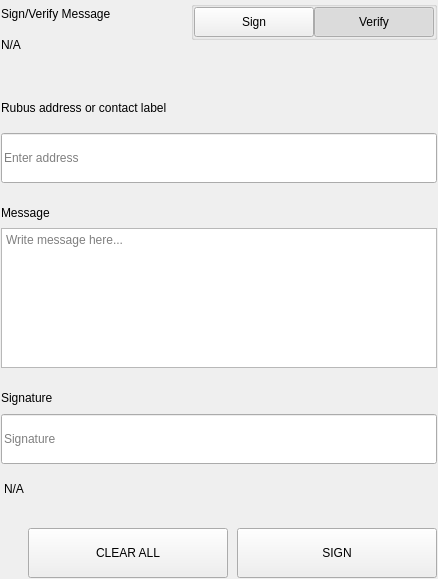
<?xml version="1.0" encoding="UTF-8"?>
<ui version="4.0">
 <class>SettingsSignMessageWidgets</class>
 <widget class="QWidget" name="SettingsSignMessageWidgets">
  <property name="geometry">
   <rect>
    <x>0</x>
    <y>0</y>
    <width>438</width>
    <height>579</height>
   </rect>
  </property>
  <property name="windowTitle">
   <string>Form</string>
  </property>
  <layout class="QVBoxLayout" name="verticalLayout">
   <property name="spacing">
    <number>0</number>
   </property>
   <property name="leftMargin">
    <number>0</number>
   </property>
   <property name="topMargin">
    <number>0</number>
   </property>
   <property name="rightMargin">
    <number>0</number>
   </property>
   <property name="bottomMargin">
    <number>0</number>
   </property>
   <item>
    <widget class="QWidget" name="left" native="true">
     <layout class="QVBoxLayout" name="verticalLayout_3">
      <property name="leftMargin">
       <number>0</number>
      </property>
      <property name="topMargin">
       <number>0</number>
      </property>
      <property name="rightMargin">
       <number>0</number>
      </property>
      <property name="bottomMargin">
       <number>0</number>
      </property>
      <item>
       <widget class="QWidget" name="container_sign" native="true">
        <layout class="QVBoxLayout" name="verticalLayout_2">
         <property name="spacing">
          <number>0</number>
         </property>
         <property name="leftMargin">
          <number>1</number>
         </property>
         <property name="topMargin">
          <number>1</number>
         </property>
         <property name="rightMargin">
          <number>1</number>
         </property>
         <property name="bottomMargin">
          <number>1</number>
         </property>
         <item>
          <layout class="QHBoxLayout" name="horizontalLayout_3" stretch="3,1">
           <property name="spacing">
            <number>40</number>
           </property>
           <item>
            <layout class="QVBoxLayout" name="verticalLayoutTitle">
             <property name="spacing">
              <number>5</number>
             </property>
             <item>
              <widget class="QLabel" name="labelTitle">
               <property name="text">
                <string>Sign/Verify Message</string>
               </property>
              </widget>
             </item>
             <item>
              <widget class="QLabel" name="labelSubtitle1">
               <property name="text">
                <string notr="true">N/A</string>
               </property>
               <property name="wordWrap">
                <bool>true</bool>
               </property>
              </widget>
             </item>
            </layout>
           </item>
           <item alignment="Qt::AlignRight|Qt::AlignTop">
            <widget class="QWidget" name="containerSwitch" native="true">
             <property name="styleSheet">
              <string notr="true">#containerSwitch{
	padding-top:9px;
}</string>
             </property>
             <layout class="QVBoxLayout" name="verticalLayout_6">
              <property name="spacing">
               <number>4</number>
              </property>
              <property name="leftMargin">
               <number>0</number>
              </property>
              <property name="topMargin">
               <number>0</number>
              </property>
              <property name="rightMargin">
               <number>0</number>
              </property>
              <property name="bottomMargin">
               <number>0</number>
              </property>
              <item alignment="Qt::AlignRight">
               <widget class="QGroupBox" name="groupBox">
                <property name="sizePolicy">
                 <sizepolicy hsizetype="Fixed" vsizetype="Preferred">
                  <horstretch>0</horstretch>
                  <verstretch>0</verstretch>
                 </sizepolicy>
                </property>
                <property name="title">
                 <string/>
                </property>
                <property name="alignment">
                 <set>Qt::AlignRight|Qt::AlignTop|Qt::AlignTrailing</set>
                </property>
                <layout class="QHBoxLayout" name="horizontalLayout_4">
                 <property name="spacing">
                  <number>0</number>
                 </property>
                 <property name="leftMargin">
                  <number>0</number>
                 </property>
                 <property name="topMargin">
                  <number>0</number>
                 </property>
                 <property name="rightMargin">
                  <number>0</number>
                 </property>
                 <property name="bottomMargin">
                  <number>0</number>
                 </property>
                 <item>
                  <widget class="QPushButton" name="pushSign">
                   <property name="minimumSize">
                    <size>
                     <width>120</width>
                     <height>30</height>
                    </size>
                   </property>
                   <property name="maximumSize">
                    <size>
                     <width>120</width>
                     <height>30</height>
                    </size>
                   </property>
                   <property name="focusPolicy">
                    <enum>Qt::NoFocus</enum>
                   </property>
                   <property name="text">
                    <string>Sign</string>
                   </property>
                   <property name="checkable">
                    <bool>true</bool>
                   </property>
                   <property name="autoExclusive">
                    <bool>true</bool>
                   </property>
                  </widget>
                 </item>
                 <item>
                  <widget class="QPushButton" name="pushVerify">
                   <property name="minimumSize">
                    <size>
                     <width>120</width>
                     <height>30</height>
                    </size>
                   </property>
                   <property name="maximumSize">
                    <size>
                     <width>120</width>
                     <height>30</height>
                    </size>
                   </property>
                   <property name="focusPolicy">
                    <enum>Qt::NoFocus</enum>
                   </property>
                   <property name="text">
                    <string>Verify</string>
                   </property>
                   <property name="checkable">
                    <bool>true</bool>
                   </property>
                   <property name="checked">
                    <bool>true</bool>
                   </property>
                   <property name="autoExclusive">
                    <bool>true</bool>
                   </property>
                  </widget>
                 </item>
                </layout>
               </widget>
              </item>
              <item alignment="Qt::AlignHCenter|Qt::AlignTop">
               <widget class="QLabel" name="labelSubtitleSwitch">
                <property name="text">
                 <string/>
                </property>
                <property name="alignment">
                 <set>Qt::AlignRight|Qt::AlignTrailing|Qt::AlignVCenter</set>
                </property>
               </widget>
              </item>
             </layout>
            </widget>
           </item>
          </layout>
         </item>
         <item>
          <spacer name="verticalSpacer_2">
           <property name="orientation">
            <enum>Qt::Vertical</enum>
           </property>
           <property name="sizeType">
            <enum>QSizePolicy::Fixed</enum>
           </property>
           <property name="sizeHint" stdset="0">
            <size>
             <width>20</width>
             <height>40</height>
            </size>
           </property>
          </spacer>
         </item>
         <item>
          <widget class="QWidget" name="containerAddress" native="true">
           <property name="sizePolicy">
            <sizepolicy hsizetype="Preferred" vsizetype="Fixed">
             <horstretch>0</horstretch>
             <verstretch>0</verstretch>
            </sizepolicy>
           </property>
           <layout class="QVBoxLayout" name="verticalLayout_5" stretch="0,0">
            <property name="spacing">
             <number>15</number>
            </property>
            <property name="leftMargin">
             <number>0</number>
            </property>
            <property name="topMargin">
             <number>0</number>
            </property>
            <property name="rightMargin">
             <number>0</number>
            </property>
            <property name="bottomMargin">
             <number>0</number>
            </property>
            <item>
             <widget class="QLabel" name="labelSubtitleAddress">
              <property name="minimumSize">
               <size>
                <width>0</width>
                <height>20</height>
               </size>
              </property>
              <property name="maximumSize">
               <size>
                <width>16777215</width>
                <height>20</height>
               </size>
              </property>
              <property name="text">
               <string>Rubus address or contact label</string>
              </property>
             </widget>
            </item>
            <item>
             <widget class="QLineEdit" name="addressIn_SM">
              <property name="minimumSize">
               <size>
                <width>0</width>
                <height>50</height>
               </size>
              </property>
              <property name="maximumSize">
               <size>
                <width>16777215</width>
                <height>50</height>
               </size>
              </property>
              <property name="placeholderText">
               <string>Enter address</string>
              </property>
             </widget>
            </item>
           </layout>
          </widget>
         </item>
         <item>
          <spacer name="verticalSpacer_3">
           <property name="orientation">
            <enum>Qt::Vertical</enum>
           </property>
           <property name="sizeType">
            <enum>QSizePolicy::Fixed</enum>
           </property>
           <property name="sizeHint" stdset="0">
            <size>
             <width>20</width>
             <height>20</height>
            </size>
           </property>
          </spacer>
         </item>
         <item>
          <layout class="QVBoxLayout" name="verticalLayout_9">
           <property name="spacing">
            <number>5</number>
           </property>
           <item>
            <widget class="QLabel" name="labelSubtitleMessage">
             <property name="minimumSize">
              <size>
               <width>0</width>
               <height>20</height>
              </size>
             </property>
             <property name="maximumSize">
              <size>
               <width>16777215</width>
               <height>20</height>
              </size>
             </property>
             <property name="text">
              <string>Message</string>
             </property>
            </widget>
           </item>
           <item>
            <widget class="QPlainTextEdit" name="messageIn_SM">
             <property name="minimumSize">
              <size>
               <width>0</width>
               <height>140</height>
              </size>
             </property>
             <property name="maximumSize">
              <size>
               <width>16777215</width>
               <height>140</height>
              </size>
             </property>
             <property name="placeholderText">
              <string>Write message here...</string>
             </property>
            </widget>
           </item>
          </layout>
         </item>
         <item>
          <spacer name="verticalSpacer_4">
           <property name="orientation">
            <enum>Qt::Vertical</enum>
           </property>
           <property name="sizeType">
            <enum>QSizePolicy::Fixed</enum>
           </property>
           <property name="sizeHint" stdset="0">
            <size>
             <width>20</width>
             <height>20</height>
            </size>
           </property>
          </spacer>
         </item>
         <item>
          <widget class="QWidget" name="widget" native="true">
           <property name="minimumSize">
            <size>
             <width>0</width>
             <height>75</height>
            </size>
           </property>
           <property name="maximumSize">
            <size>
             <width>16777215</width>
             <height>16777215</height>
            </size>
           </property>
           <layout class="QVBoxLayout" name="verticalLayout_4">
            <property name="leftMargin">
             <number>0</number>
            </property>
            <property name="topMargin">
             <number>0</number>
            </property>
            <property name="rightMargin">
             <number>0</number>
            </property>
            <property name="bottomMargin">
             <number>0</number>
            </property>
            <item>
             <widget class="QLabel" name="labelSubtitleSignature">
              <property name="minimumSize">
               <size>
                <width>0</width>
                <height>20</height>
               </size>
              </property>
              <property name="maximumSize">
               <size>
                <width>16777215</width>
                <height>20</height>
               </size>
              </property>
              <property name="text">
               <string>Signature</string>
              </property>
             </widget>
            </item>
            <item>
             <widget class="QLineEdit" name="signatureOut_SM">
              <property name="minimumSize">
               <size>
                <width>0</width>
                <height>50</height>
               </size>
              </property>
              <property name="placeholderText">
               <string>Signature</string>
              </property>
             </widget>
            </item>
           </layout>
          </widget>
         </item>
         <item>
          <widget class="QLabel" name="statusLabel_SM">
           <property name="styleSheet">
            <string notr="true">padding-top:5px;</string>
           </property>
           <property name="text">
            <string notr="true">N/A</string>
           </property>
          </widget>
         </item>
         <item>
          <spacer name="verticalSpacer">
           <property name="orientation">
            <enum>Qt::Vertical</enum>
           </property>
           <property name="sizeType">
            <enum>QSizePolicy::Fixed</enum>
           </property>
           <property name="sizeHint" stdset="0">
            <size>
             <width>20</width>
             <height>20</height>
            </size>
           </property>
          </spacer>
         </item>
         <item>
          <layout class="QHBoxLayout" name="horizontalLayout_7">
           <property name="spacing">
            <number>9</number>
           </property>
           <item>
            <spacer name="horizontalSpacer_5">
             <property name="orientation">
              <enum>Qt::Horizontal</enum>
             </property>
             <property name="sizeType">
              <enum>QSizePolicy::Expanding</enum>
             </property>
             <property name="sizeHint" stdset="0">
              <size>
               <width>40</width>
               <height>20</height>
              </size>
             </property>
            </spacer>
           </item>
           <item>
            <widget class="QPushButton" name="pushButtonClear">
             <property name="minimumSize">
              <size>
               <width>200</width>
               <height>50</height>
              </size>
             </property>
             <property name="focusPolicy">
              <enum>Qt::NoFocus</enum>
             </property>
             <property name="text">
              <string>CLEAR ALL</string>
             </property>
            </widget>
           </item>
           <item>
            <widget class="QPushButton" name="pushButtonSave">
             <property name="minimumSize">
              <size>
               <width>200</width>
               <height>50</height>
              </size>
             </property>
             <property name="maximumSize">
              <size>
               <width>200</width>
               <height>50</height>
              </size>
             </property>
             <property name="focusPolicy">
              <enum>Qt::NoFocus</enum>
             </property>
             <property name="text">
              <string>SIGN</string>
             </property>
            </widget>
           </item>
          </layout>
         </item>
        </layout>
       </widget>
      </item>
     </layout>
    </widget>
   </item>
  </layout>
 </widget>
 <resources/>
 <connections/>
</ui>
